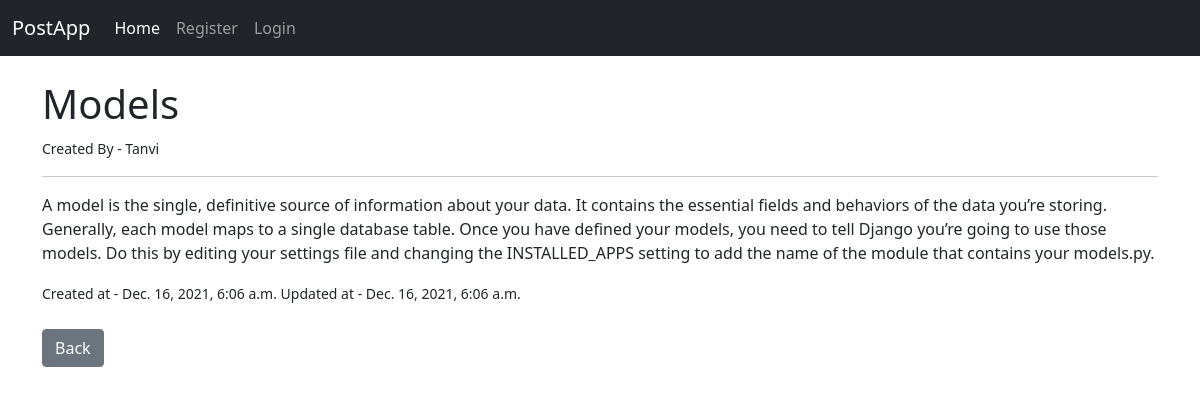
The page /artical/11 on the database its author committed.
### user_app/models.py (models this page shows, shortened)
class Post(models.Model):
    title = models.CharField(max_length=255)
    user = models.ForeignKey(User, on_delete=models.CASCADE)
    text = models.TextField()
    created_at = models.DateTimeField(auto_now_add=True, null=True)
    updated_at = models.DateTimeField(auto_now_add=True, null=True)

### user_app/views.py (the view)
# urls.py: path('artical/<int:pk>', views.PostDetailView.as_view(), name='post_detail_view'),
class PostDetailView(DetailView):
    model = Post
    template_name = 'user_app/post_detail.html'

### user_app/templates/user_app/post_detail.html
{% extends 'user_app/base.html' %}
{% block content %}
<h1>{{ post.title }}</h1> <small>Created By - {{ post.user }}</small>
<hr>
<p> {{ post.text}} </p>
<small>Created at - {{ post.created_at }} Updated at - {{ post.updated_at }}</small>
<br><br>
<a href="{% url 'post'%}" class="btn btn-secondary"> Back</a>
 {% endblock %}

### rows shown on the page
Post: title "Models", user "Tanvi", text "A model is the single, definitive source of information about your data. It contains the essential fields and behaviors of the data you’re storing. Generally, each model maps to a single database table. Once you have defined your models, you need to tell Django you’re going to use those models. Do this by editing your settings file and changing the INSTALLED_APPS setting to add the name of the module that contains your models.py.", created_at "Dec. 16, 2021, 6:06 a.m.", updated_at "Dec. 16, 2021, 6:06 a.m."
